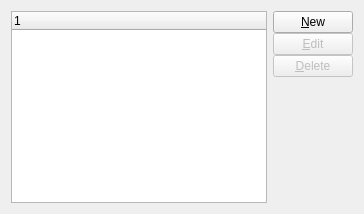
           <widget class="QWidget" name="_aliasesPage">
            <layout class="QGridLayout">
             <item row="0" column="0">
              <widget class="XTreeWidget" name="_itemalias">
               <property name="focusPolicy">
                <enum>Qt::ClickFocus</enum>
               </property>
              </widget>
             </item>
             <item row="0" column="1">
              <layout class="QVBoxLayout">
               <property name="spacing">
                <number>0</number>
               </property>
               <item>
                <widget class="QPushButton" name="_newAlias">
                 <property name="text">
                  <string>&amp;New</string>
                 </property>
                </widget>
               </item>
               <item>
                <widget class="QPushButton" name="_editAlias">
                 <property name="enabled">
                  <bool>false</bool>
                 </property>
                 <property name="text">
                  <string>&amp;Edit</string>
                 </property>
                </widget>
               </item>
               <item>
                <widget class="QPushButton" name="_deleteAlias">
                 <property name="enabled">
                  <bool>false</bool>
                 </property>
                 <property name="text">
                  <string>&amp;Delete</string>
                 </property>
                </widget>
               </item>
               <item>
                <spacer>
                 <property name="orientation">
                  <enum>Qt::Vertical</enum>
                 </property>
                 <property name="sizeType">
                  <enum>QSizePolicy::Expanding</enum>
                 </property>
                 <property name="sizeHint" stdset="0">
                  <size>
                   <width>20</width>
                   <height>0</height>
                  </size>
                 </property>
                </spacer>
               </item>
              </layout>
             </item>
            </layout>
           </widget>
